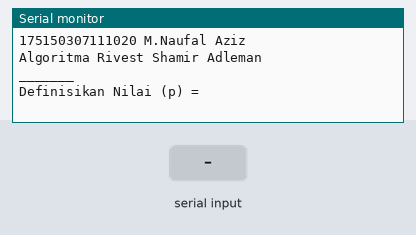
Recording of a sketch running on a simulated Arduino Uno, built with avr-gcc and run on an emulated ATmega328P. Parts: the last lines printed to the serial monitor. Inputs (shaded band) come from the test bench.

Above: at 5.9 s.
6.0 s: "90,45\n" received over Serial
At 6.5 s:
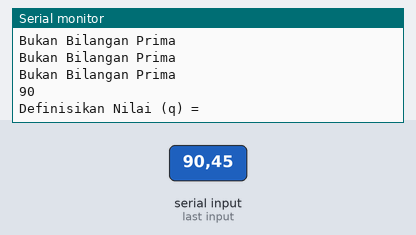
At 11.7 s:
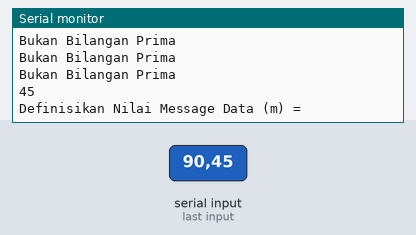

Measured:
- after the input at 6.0 s, the serial monitor: prints a new line at once (image 1)

The sketch:

KKA_Aziz_RSA.ino
```cpp
//fungsi dibawah ini untuk melakukan pengecekan bilangan prima apa bukan
int checkPrime() {
  int p;
  delay(5000);
  while (true) {
    if (Serial.available() > 0) {
      p = Serial.parseInt();
      if (p <= 1) {
        Serial.println("\nBukan Bilangan Prima");
      } else {
        for (int i = 2; i < p; i++) {
          if (p % i == 0) {
            Serial.println("\nBukan Bilangan Prima");
          }
        }
      }
      break;
    }
  }
  return p;
}

//fungsi dibawah ini untuk melakukan operasi pencarian greatest common divisor
int gcd(int e, int Z) {
  int tmp;
  while (1) {
    tmp = e % Z;
    if (tmp == 0) {
      return Z;
    }
    e = Z;
    Z = tmp;
  }
}

//fungsi dibawah ini untuk melakukan operasi terhadap public key
int publicKey(int Z) {
  int e = 2;
  while (e < Z) {
    if (gcd(e, Z) == 1) {
      return e;
    } else {
      e++;
    }
  }
}

//fungsi dibawah ini untuk melakukan operasi terhadap private key
int privateKey(int e, int Z) {
  int d = 2;
  while (1) {
    if (((e * d) % Z) == 1) {
      return d;
    } else {
      d++;
    }
  }
}

//fungsi dibawah ini untuk melakukan operasi enkrip dan dekrip sesuai rumus modulo
int encrypt(int m, int e, int n) {
  int c;
  long power = pow(m, e) + 1;
  c = power % n;
  return c;
}

//main method setup yang dijalanjkan sekali
void setup() {
  // put your setup code here, to run once:
  Serial.begin(115200);
    int p, q, n, Z, e, d, m, c;
  Serial.println("175150307111020 M.Naufal Aziz\nAlgoritma Rivest Shamir Adleman\n_______"); //melakukan serial print

  //fungsi dibawah untuk melakukan pendefinisian nilai dan memanggil method diatas untuk melakukan operasi
  Serial.print("Definisikan Nilai (p) = ");
  p = checkPrime();
  Serial.println(p);
  Serial.print("Definisikan Nilai (q) = ");
  q = checkPrime();
  Serial.println(q);
  n = p * q;
  Z = (p - 1) * (q - 1);
  publicKey(Z);
  e = publicKey(Z);
  d = privateKey(e, Z);
  Serial.print("Definisikan Nilai Message Data (m) = ");
  delay(5000);
  while (true) {
    if (Serial.available() > 0) {
      m = Serial.parseInt();
      break;
    }
  }
  Serial.println(m);
  c = encrypt(m, e, n);
  Serial.println("_______");
  Serial.println("Hasil Sesuai Operasi Rumus C= m^e mod n");
  Serial.print("Hasil Proses Enkripsi = ");
  Serial.println(c);
  m = encrypt(c, d, n);
  Serial.println("\nHasil Sesuai Operasi Rumus m^1= c^d mod n");
  Serial.print("Hasil Proses Dekripsi = ");
  Serial.println(m);

}

void loop() {
  // put your main code here, to run repeatedly:

}
```
